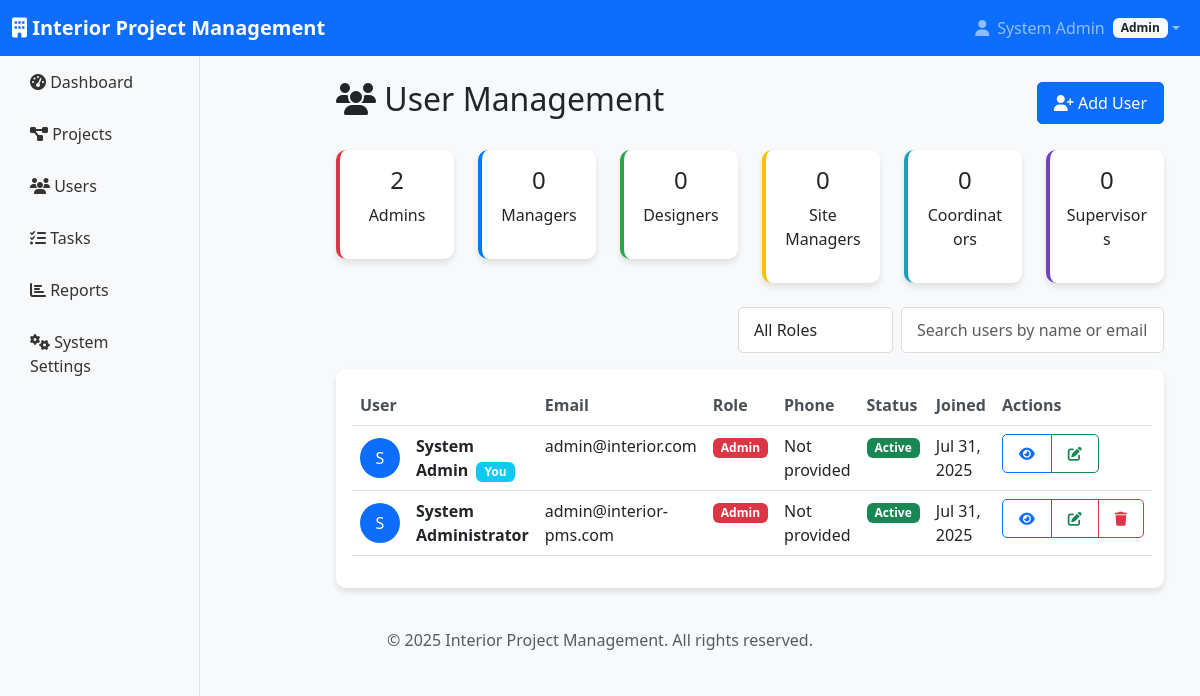
The app's page /modules/users/list.php (signed in) with its own data.
### tables this page shows
CREATE TABLE users (
    id INT AUTO_INCREMENT PRIMARY KEY,
    name VARCHAR(100) NOT NULL,
    email VARCHAR(100) UNIQUE NOT NULL,
    password VARCHAR(255) NOT NULL,
    role ENUM('admin', 'manager', 'designer', 'site_manager', 'site_coordinator', 'site_supervisor') NOT NULL,
    phone VARCHAR(20),
    address TEXT,
    profile_image VARCHAR(255),
    status ENUM('active', 'inactive') DEFAULT 'active',
    created_at TIMESTAMP DEFAULT CURRENT_TIMESTAMP,
    updated_at TIMESTAMP DEFAULT CURRENT_TIMESTAMP ON UPDATE CURRENT_TIMESTAMP
);

### config/auth.php (called while the page is built, shortened)
<?php
class Auth {
    public function isLoggedIn() {
        return isset($_SESSION['user_id']);
    }
    public function getCurrentUser() {
        if($this->isLoggedIn()) {
            return [
                'id' => $_SESSION['user_id'],
                'name' => $_SESSION['user_name'],
                'email' => $_SESSION['user_email'],
                'role' => $_SESSION['user_role']
            ];
        }
        return null;
    }
}
?>

### config/roles.php (called while the page is built)
<?php
$role_permissions = [
    'admin' => [
        'users' => ['create', 'read', 'update', 'delete'],
        'projects' => ['create', 'read', 'update', 'delete'],
        'tasks' => ['create', 'read', 'update', 'delete'],
        'reports' => ['create', 'read', 'update', 'delete'],
        'settings' => ['create', 'read', 'update', 'delete'],
        'designs' => ['create', 'read', 'update', 'delete'],
        'inventory' => ['create', 'read', 'update', 'delete'],
        'schedule' => ['create', 'read', 'update', 'delete'],
        'attendance' => ['create', 'read', 'update', 'delete']
    ],
    'manager' => [
        'users' => ['read', 'update'],
        'projects' => ['create', 'read', 'update'],
        'tasks' => ['create', 'read', 'update', 'delete'],
        'reports' => ['create', 'read', 'update'],
        'settings' => ['read']
    ],
    'designer' => [
        'projects' => ['read', 'update'],
        'tasks' => ['read', 'update'],
        'reports' => ['read'],
        'designs' => ['create', 'read', 'update']
    ],
    'site_manager' => [
        'projects' => ['read', 'update'],
        'tasks' => ['create', 'read', 'update'],
        'reports' => ['create', 'read'],
        'inventory' => ['read', 'update']
    ],
    'site_coordinator' => [
        'projects' => ['read'],
        'tasks' => ['read', 'update'],
        'reports' => ['read'],
        'schedule' => ['read', 'update']
    ],
    'site_supervisor' => [
        'tasks' => ['read', 'update'],
        'reports' => ['create', 'read'],
        'attendance' => ['create', 'read']
    ]
];
function hasPermission($role, $module, $action) {
    global $role_permissions;
    return isset($role_permissions[$role][$module]) &&
           in_array($action, $role_permissions[$role][$module]);
}
?>

### modules/users/list.php (the view, shortened to what this page needs)
<?php
include '../../includes/header.php';
require_once '../../config/roles.php';
$query = "SELECT * FROM users ORDER BY created_at DESC";
$stmt = $db->prepare($query);
$stmt->execute();
$users = $stmt->fetchAll(PDO::FETCH_ASSOC);
?>
<div class="container-fluid">
    <div class="row">
        <div class="col-md-3">
            <?php include '../../includes/sidebar.php'; ?>
        </div>
        <div class="col-md-9">
            <div class="main-content p-4">
                <div class="d-flex justify-content-between align-items-center mb-4">
                    <h2><i class="fas fa-users"></i> User Management</h2>
                    <?php if (hasPermission($current_user['role'], 'users', 'create')): ?>
                    <a href="create.php" class="btn btn-primary">
                        <i class="fas fa-user-plus"></i> Add User
                    </a>
                    <?php endif; ?>
                </div>
                <div class="row mb-4">
                    <?php
                    $role_counts = [];
                    foreach ($users as $user) {
                        $role_counts[$user['role']] = ($role_counts[$user['role']] ?? 0) + 1;
                    }
                    ?>
                    <div class="col-md-2">
                        <div class="card role-admin text-center">
                            <div class="card-body">
                                <h4><?php echo $role_counts['admin'] ?? 0; ?></h4>
                                <p>Admins</p>
                            </div>
                        </div>
                    </div>
                    <div class="col-md-2">
                        <div class="card role-manager text-center">
                            <div class="card-body">
                                <h4><?php echo $role_counts['manager'] ?? 0; ?></h4>
                                <p>Managers</p>
                            </div>
                        </div>
                    </div>
                    <div class="col-md-2">
                        <div class="card role-designer text-center">
                            <div class="card-body">
                                <h4><?php echo $role_counts['designer'] ?? 0; ?></h4>
                                <p>Designers</p>
                            </div>
                        </div>
                    </div>
                    <div class="col-md-2">
                        <div class="card role-site-manager text-center">
                            <div class="card-body">
                                <h4><?php echo $role_counts['site_manager'] ?? 0; ?></h4>
                                <p>Site Managers</p>
                            </div>
                        </div>
                    </div>
                    <div class="col-md-2">
                        <div class="card role-site-coordinator text-center">
                            <div class="card-body">
                                <h4><?php echo $role_counts['site_coordinator'] ?? 0; ?></h4>
                                <p>Coordinators</p>
                            </div>
                        </div>
                    </div>
                    <div class="col-md-2">
                        <div class="card role-site-supervisor text-center">
                            <div class="card-body">
                                <h4><?php echo $role_counts['site_supervisor'] ?? 0; ?></h4>
                                <p>Supervisors</p>
                            </div>
                        </div>
                    </div>
                </div>
                <div class="mb-3 d-flex gap-2 justify-content-end flex-wrap">
                    <select class="form-control w-auto" id="roleFilter">
                        <option value="">All Roles</option>
                    </select>
                    <input type="text" class="form-control w-auto table-search"
                        placeholder="Search users by name or email">
                </div>
                <div class="card">
                    <div class="card-body table-responsive">
                        <table class="table table-hover data-table">
                            <thead>
                                <tr>
                                    <th>User</th>
                                    <th>Email</th>
                                    <th>Role</th>
                                    <th>Phone</th>
                                    <th>Status</th>
                                    <th>Joined</th>
                                    <th>Actions</th>
                                </tr>
                            </thead>
                            <tbody>
                                <?php foreach ($users as $user): ?>
                                <tr>
                                    <td>
                                        <div class="d-flex align-items-center">
                                            <div class="user-avatar me-3">
                                                <?php if ($user['profile_image']): ?>
                                                <img src="../../<?php echo htmlspecialchars($user['profile_image']); ?>"
                                                    class="rounded-circle" width="40" height="40" alt="Avatar">
                                                <?php else: ?>
                                                <div class="rounded-circle bg-primary text-white d-flex align-items-center justify-content-center"
                                                    style="width: 40px; height: 40px;">
                                                    <?php echo strtoupper(substr($user['name'], 0, 1)); ?>
                                                </div>
                                                <?php endif; ?>
                                            </div>
                                            <div>
                                                <strong><?php echo htmlspecialchars($user['name']); ?></strong>
                                                <?php if ($user['id'] == $current_user['id']): ?>
                                                <span class="badge bg-info ms-1">You</span>
                                                <?php endif; ?>
                                            </div>
                                        </div>
                                    </td>
                                    <td><?php echo htmlspecialchars($user['email']); ?></td>
                                    <td>
                                        <span class="badge bg-<?php
                                            echo match($user['role']) {
                                                'admin' => 'danger',
                                                'manager' => 'primary',
                                                'designer' => 'success',
                                                'site_manager' => 'warning',
                                                'site_coordinator' => 'info',
                                                'site_supervisor' => 'secondary',
                                                default => 'secondary'
                                            };
                                        ?>"><?php echo ucfirst(str_replace('_', ' ', $user['role'])); ?></span>
                                    </td>
                                    <td><?php echo htmlspecialchars($user['phone'] ?? 'Not provided'); ?></td>
                                    <td>
                                        <span
                                            class="badge bg-<?php echo $user['status'] == 'active' ? 'success' : 'secondary'; ?>">
                                            <?php echo ucfirst($user['status']); ?>
                                        </span>
                                    </td>
                                    <td><?php echo date('M d, Y', strtotime($user['created_at'])); ?></td>
                                    <td>
                                        <div class="btn-group btn-group-sm" role="group">
                                            <a href="view.php?id=<?php echo $user['id']; ?>"
                                                class="btn btn-outline-primary" title="View">
                                                <i class="fas fa-eye"></i>
                                            </a>
                                            <?php if (hasPermission($current_user['role'], 'users', 'update')): ?>
                                            <a href="edit.php?id=<?php echo $user['id']; ?>"
                                                class="btn btn-outline-success" title="Edit">
                                                <i class="fas fa-edit"></i>
                                            </a>
                                            <?php endif; ?>
                                            <?php if (hasPermission($current_user['role'], 'users', 'delete') && $user['id'] != $current_user['id']): ?>
                                            <a href="delete.php?id=<?php echo $user['id']; ?>"
                                                class="btn btn-outline-danger delete-btn" title="Delete">
                                                <i class="fas fa-trash"></i>
                                            </a>
                                            <?php endif; ?>
                                        </div>
                                    </td>
                                </tr>
                                <?php endforeach; ?>
                            </tbody>
                        </table>
                    </div>
                </div>
            </div>
        </div>
    </div>
</div>
<?php include '../../includes/footer.php'; ?>

### records on screen
users: name "S", name "System Admin", shows "You", email "admin@interior.com", role "Admin", phone "Not provided", status "Active", created_at "Jul 31, 2025"
users: name "S", name "System Administrator", email "admin@interior-pms.com", role "Admin", phone "Not provided", status "Active", created_at "Jul 31, 2025"

### other values on screen
$current_user['name'] "System Admin"
$current_user['role'] "Admin"
$role_counts['admin'] "2"
$role_counts['manager'] "0"
$role_counts['designer'] "0"
$role_counts['site_manager'] "0"
$role_counts['site_coordinator'] "0"
$role_counts['site_supervisor'] "0"
